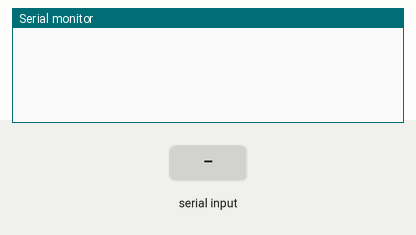
The sketch below on a simulated Arduino Uno, built with avr-gcc and run on an emulated ATmega328P. On the bench: the last lines printed to the serial monitor. Inputs (shaded band) come from the test bench.

Above: at 1.2 s.
1.3 s: "a" received over Serial
At 2.1 s:
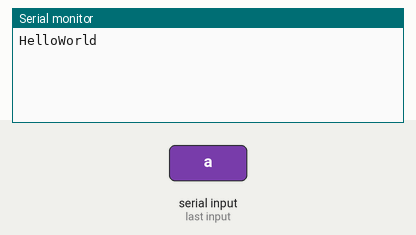
2.8 s: "b" received over Serial
At 3.3 s:
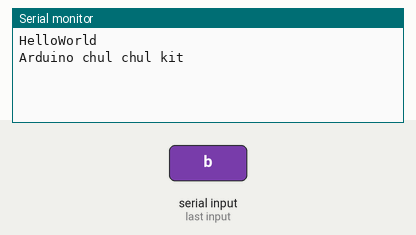

The sketch:

_07_4.ino
```cpp
void setup() {
  Serial.begin(9600); //통신속도9600으로 시리얼 통신을 초기화한다
}

void loop() {
  if(Serial.available()) //시리얼 데이터가 들어왔다면
  {
      int val; //val변수를 만든다
      val = Serial.read(); //시리얼 데이터를 val변수에 넣는다
      if(val == 'a') //만약 a데이터가 들어왔다면
      {
          Serial.println("HelloWorld"); //HelloWorld를 전송한다
      }
      if(val == 'b') //만약 b데이터가 들어왔다면
      {
          Serial.println("Arduino chul chul kit"); //Arduino chul chul kit를 전송한다
      }
  }
}
```

Measured:
- after the input at 1.3 s, the serial monitor: prints a new line at once (image 1)
- after the input at 2.8 s, the serial monitor: prints a new line at once (image 2)
